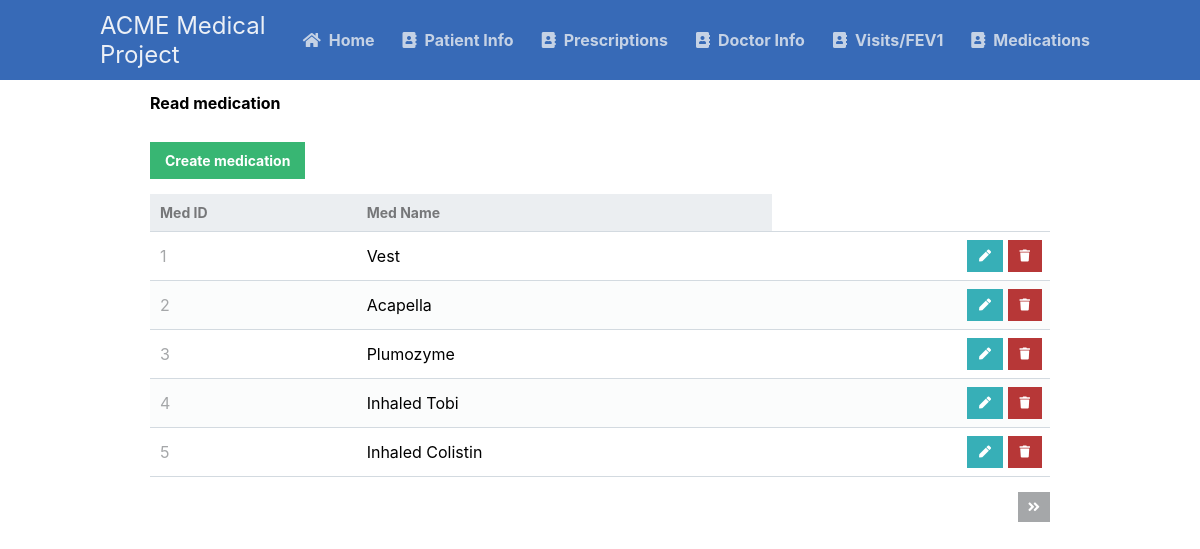
Page /scripts/medication_table/medicationRead.php on the committed database.
### tables this page shows
CREATE TABLE medications
(med_id INT AUTO_INCREMENT NOT NULL,
med_name VARCHAR(50) NOT NULL,
PRIMARY KEY (med_id));

### scripts/medication_table/medicationRead.php (the view, shortened to what this page needs)
<?php
@include_once (APP_ROOT.APP_FOLDER_NAME . '/scripts/functions.php');
$pdo = pdo_connect_mysql();
$page = isset($_GET['page']) && is_numeric($_GET['page']) ? (int)$_GET['page'] : 1;
$records_per_page = 5;
$stmt = $pdo->prepare('SELECT * FROM medications ORDER BY med_id LIMIT :current_page, :record_per_page');
$stmt->bindValue(':current_page', ($page-1)*$records_per_page, PDO::PARAM_INT);
$stmt->bindValue(':record_per_page', $records_per_page, PDO::PARAM_INT);
$stmt->execute();
$medication = $stmt->fetchAll(PDO::FETCH_ASSOC);
$num_medication = $pdo->query('SELECT COUNT(*) FROM medications')->fetchColumn();
?>
<?=template_header('Read')?>
<div class="content read">
	<h2>Read medication</h2>
	<a href="medicationCreate.php" class="create-contact">Create medication</a>
	<table>
        <thead>
            <tr>
                <td>Med ID</td>
                <td>Med Name</td>
            </tr>
        </thead>
        <tbody>
            <?php foreach ($medication as $medication): ?>
            <tr>
                <td><?=$medication['med_id']?></td>
                <td><?=$medication['med_name']?></td>
                <td class="actions">
                    <a href="medicationUpdate.php?med_id=<?=$medication['med_id']?>" class="edit"><i class="fas fa-pen fa-xs"></i></a>
                    <a href="medicationDelete.php?med_id=<?=$medication['med_id']?>" class="trash"><i class="fas fa-trash fa-xs"></i></a>
                </td>
            </tr>
            <?php endforeach; ?>
        </tbody>
    </table>
	<div class="pagination">
		<?php if ($page*$records_per_page < $num_medication): ?>
		<a href="medicationRead.php?page=<?=$page+1?>"><i class="fas fa-angle-double-right fa-sm"></i></a>
		<?php endif; ?>
	</div>
</div>
<?=template_footer()?>

### styles/style.css (style rules this page uses)
* { box-sizing: border-box; font-family: -apple-system, BlinkMacSystemFont, "segoe ui", roboto, oxygen, ubuntu, cantarell, "fira sans", "droid sans", "helvetica neue", Arial, sans-serif; font-size: 16px; -webkit-font-smoothing: antialiased; -moz-osx-font-smoothing: grayscale; }
body { background-color: #FFFFFF; margin: 0; }
.content { width: 75%; margin: 0 auto; }
.read .create-contact { display: inline-block; text-decoration: none; background-color: #38b673; font-weight: bold; font-size: 14px; color: #FFFFFF; padding: 10px 15px; margin: 15px 0; }
.read .pagination { display: flex; justify-content: flex-end; }
.read .pagination a { display: inline-block; text-decoration: none; background-color: #a5a7a9; font-weight: bold; color: #FFFFFF; padding: 5px 10px; margin: 15px 0 15px 5px; }
.read table { width: 100%; padding-top: 30px; border-collapse: collapse; }
.read table thead { background-color: #ebeef1; border-bottom: 1px solid #d3dae0; }
.read table thead td { padding: 10px; font-weight: bold; color: #767779; font-size: 14px; }
.read table tbody tr { border-bottom: 1px solid #d3dae0; }
.read table tbody tr:nth-child(even) { background-color: #fbfcfc; }
.read table tbody tr td { padding: 10px; }
.read table tbody tr td:nth-child(1) { color: #a5a7a9; }
.read table tbody tr td.actions { padding: 8px; text-align: right; }
.read table tbody tr td.actions .edit, .read table tbody tr td.actions .trash { display: inline-flex; text-align: right; text-decoration: none; color: #FFFFFF; padding: 10px 12px; }
.read table tbody tr td.actions .trash { background-color: #b73737; }
.read table tbody tr td.actions .edit { background-color: #37afb7; }

### rows in the picture
medications: med_id "1", med_name "Vest"
medications: med_id "2", med_name "Acapella"
medications: med_id "3", med_name "Plumozyme"
medications: med_id "4", med_name "Inhaled Tobi"
medications: med_id "5", med_name "Inhaled Colistin"
